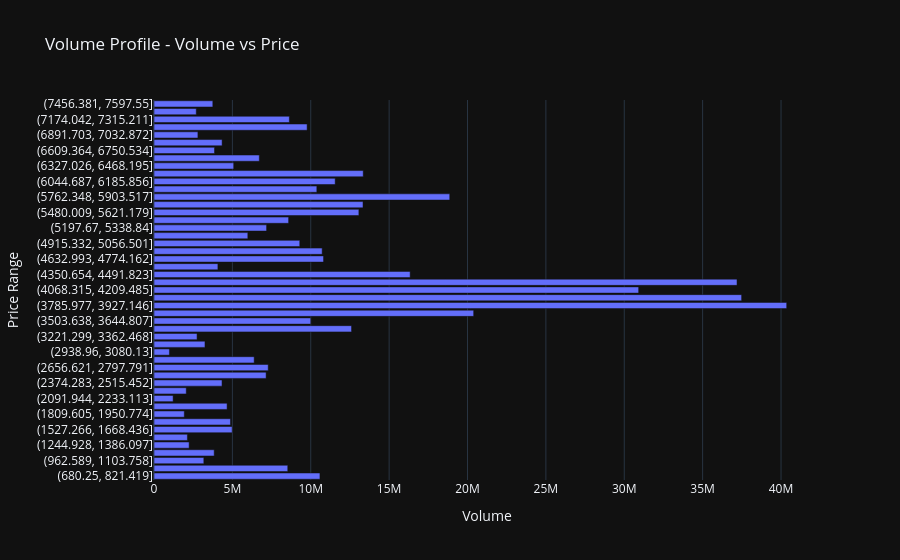

The notebook cell this image was saved under:
### Code cell
# Convert index (price bins) to string for clean display
price_ranges = vp.index.astype(str)

fig = go.Figure()

fig.add_trace(go.Bar(
    x=vp.values,
    y=price_ranges,
    orientation='h',
    name='Volume Profile'
))

fig.update_layout(
    title="Volume Profile - Volume vs Price ", # - At which price levels did the most trading happen
    xaxis_title="Volume",
    yaxis_title="Price Range",
    hovermode="y"
)

fig.show()
